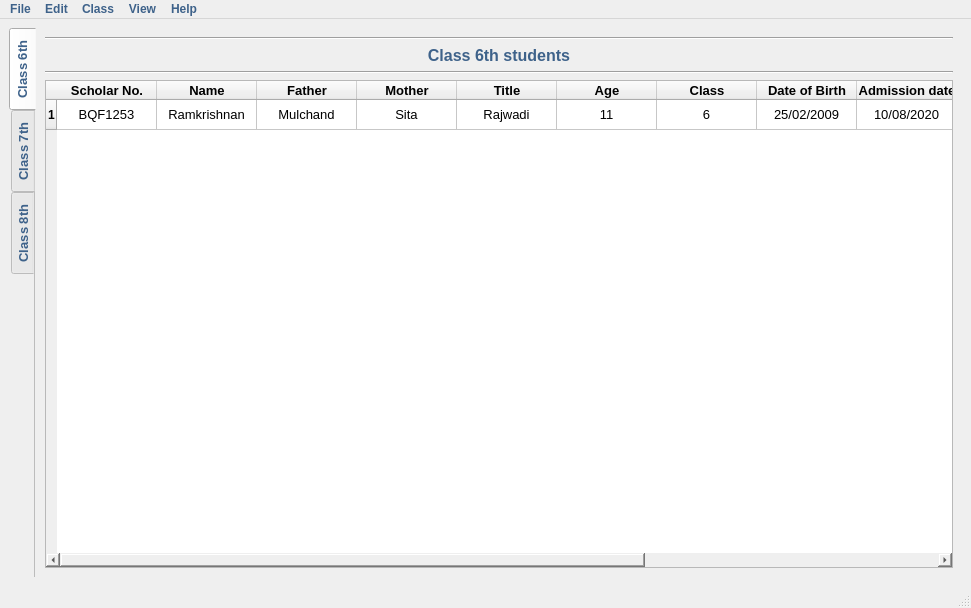
<?xml version="1.0" encoding="UTF-8"?>
<ui version="4.0">
 <class>MainWindow</class>
 <widget class="QMainWindow" name="MainWindow">
  <property name="windowModality">
   <enum>Qt::ApplicationModal</enum>
  </property>
  <property name="geometry">
   <rect>
    <x>0</x>
    <y>0</y>
    <width>971</width>
    <height>608</height>
   </rect>
  </property>
  <property name="minimumSize">
   <size>
    <width>500</width>
    <height>500</height>
   </size>
  </property>
  <property name="font">
   <font>
    <family>Segoe UI</family>
   </font>
  </property>
  <property name="mouseTracking">
   <bool>false</bool>
  </property>
  <property name="contextMenuPolicy">
   <enum>Qt::DefaultContextMenu</enum>
  </property>
  <property name="windowTitle">
   <string>M.P. School Result System</string>
  </property>
  <property name="statusTip">
   <string/>
  </property>
  <property name="styleSheet">
   <string notr="true"/>
  </property>
  <property name="toolButtonStyle">
   <enum>Qt::ToolButtonTextOnly</enum>
  </property>
  <property name="tabShape">
   <enum>QTabWidget::Rounded</enum>
  </property>
  <property name="dockOptions">
   <set>QMainWindow::AllowTabbedDocks|QMainWindow::AnimatedDocks</set>
  </property>
  <widget class="QWidget" name="centralwidget">
   <layout class="QHBoxLayout" name="horizontalLayout">
    <item>
     <widget class="QTabWidget" name="tabWidget">
      <property name="enabled">
       <bool>true</bool>
      </property>
      <property name="sizePolicy">
       <sizepolicy hsizetype="Expanding" vsizetype="Expanding">
        <horstretch>0</horstretch>
        <verstretch>0</verstretch>
       </sizepolicy>
      </property>
      <property name="font">
       <font>
        <family>Segoe UI</family>
        <pointsize>10</pointsize>
        <weight>75</weight>
        <bold>true</bold>
       </font>
      </property>
      <property name="cursor">
       <cursorShape>ArrowCursor</cursorShape>
      </property>
      <property name="focusPolicy">
       <enum>Qt::ClickFocus</enum>
      </property>
      <property name="contextMenuPolicy">
       <enum>Qt::ActionsContextMenu</enum>
      </property>
      <property name="acceptDrops">
       <bool>false</bool>
      </property>
      <property name="statusTip">
       <string/>
      </property>
      <property name="layoutDirection">
       <enum>Qt::LeftToRight</enum>
      </property>
      <property name="autoFillBackground">
       <bool>false</bool>
      </property>
      <property name="styleSheet">
       <string notr="true">color: rgb(62, 98, 138);
border-color: rgb(255, 198, 89);</string>
      </property>
      <property name="tabPosition">
       <enum>QTabWidget::West</enum>
      </property>
      <property name="tabShape">
       <enum>QTabWidget::Rounded</enum>
      </property>
      <property name="currentIndex">
       <number>0</number>
      </property>
      <property name="iconSize">
       <size>
        <width>20</width>
        <height>20</height>
       </size>
      </property>
      <property name="elideMode">
       <enum>Qt::ElideNone</enum>
      </property>
      <property name="usesScrollButtons">
       <bool>true</bool>
      </property>
      <property name="documentMode">
       <bool>true</bool>
      </property>
      <property name="tabsClosable">
       <bool>false</bool>
      </property>
      <property name="movable">
       <bool>false</bool>
      </property>
      <property name="tabBarAutoHide">
       <bool>false</bool>
      </property>
      <widget class="QWidget" name="c6">
       <attribute name="title">
        <string>Class 6th</string>
       </attribute>
       <layout class="QVBoxLayout" name="verticalLayout">
        <item>
         <widget class="Line" name="line">
          <property name="orientation">
           <enum>Qt::Horizontal</enum>
          </property>
         </widget>
        </item>
        <item>
         <widget class="QLabel" name="label">
          <property name="font">
           <font>
            <pointsize>12</pointsize>
            <weight>75</weight>
            <bold>true</bold>
           </font>
          </property>
          <property name="styleSheet">
           <string notr="true">color: rgb(62, 98, 138);</string>
          </property>
          <property name="text">
           <string>Class 6th students</string>
          </property>
          <property name="alignment">
           <set>Qt::AlignCenter</set>
          </property>
         </widget>
        </item>
        <item>
         <widget class="Line" name="line_2">
          <property name="orientation">
           <enum>Qt::Horizontal</enum>
          </property>
         </widget>
        </item>
        <item>
         <widget class="QTableWidget" name="tableWidget">
          <property name="font">
           <font>
            <pointsize>10</pointsize>
           </font>
          </property>
          <property name="cursor" stdset="0">
           <cursorShape>PointingHandCursor</cursorShape>
          </property>
          <property name="toolTip">
           <string>Click on student name to open his performance</string>
          </property>
          <property name="statusTip">
           <string/>
          </property>
          <property name="styleSheet">
           <string notr="true">color: rgb(0, 0, 0);</string>
          </property>
          <property name="frameShadow">
           <enum>QFrame::Sunken</enum>
          </property>
          <property name="lineWidth">
           <number>2</number>
          </property>
          <property name="midLineWidth">
           <number>2</number>
          </property>
          <property name="sizeAdjustPolicy">
           <enum>QAbstractScrollArea::AdjustToContents</enum>
          </property>
          <property name="editTriggers">
           <set>QAbstractItemView::NoEditTriggers</set>
          </property>
          <property name="alternatingRowColors">
           <bool>false</bool>
          </property>
          <property name="selectionBehavior">
           <enum>QAbstractItemView::SelectItems</enum>
          </property>
          <property name="textElideMode">
           <enum>Qt::ElideMiddle</enum>
          </property>
          <property name="verticalScrollMode">
           <enum>QAbstractItemView::ScrollPerItem</enum>
          </property>
          <property name="gridStyle">
           <enum>Qt::SolidLine</enum>
          </property>
          <property name="sortingEnabled">
           <bool>true</bool>
          </property>
          <row>
           <property name="text">
            <string>1</string>
           </property>
           <property name="font">
            <font>
             <weight>75</weight>
             <bold>true</bold>
            </font>
           </property>
           <property name="textAlignment">
            <set>AlignCenter</set>
           </property>
          </row>
          <column>
           <property name="text">
            <string>Scholar No.</string>
           </property>
           <property name="font">
            <font>
             <pointsize>10</pointsize>
             <weight>75</weight>
             <bold>true</bold>
            </font>
           </property>
           <property name="textAlignment">
            <set>AlignCenter</set>
           </property>
          </column>
          <column>
           <property name="text">
            <string>Name</string>
           </property>
           <property name="font">
            <font>
             <pointsize>10</pointsize>
             <weight>75</weight>
             <bold>true</bold>
            </font>
           </property>
           <property name="textAlignment">
            <set>AlignCenter</set>
           </property>
          </column>
          <column>
           <property name="text">
            <string>Father</string>
           </property>
           <property name="font">
            <font>
             <pointsize>10</pointsize>
             <weight>75</weight>
             <bold>true</bold>
            </font>
           </property>
           <property name="textAlignment">
            <set>AlignCenter</set>
           </property>
          </column>
          <column>
           <property name="text">
            <string>Mother</string>
           </property>
           <property name="font">
            <font>
             <pointsize>10</pointsize>
             <weight>75</weight>
             <bold>true</bold>
            </font>
           </property>
           <property name="textAlignment">
            <set>AlignCenter</set>
           </property>
          </column>
          <column>
           <property name="text">
            <string>Title</string>
           </property>
           <property name="font">
            <font>
             <pointsize>10</pointsize>
             <weight>75</weight>
             <bold>true</bold>
            </font>
           </property>
           <property name="textAlignment">
            <set>AlignCenter</set>
           </property>
          </column>
          <column>
           <property name="text">
            <string>Age</string>
           </property>
           <property name="font">
            <font>
             <pointsize>10</pointsize>
             <weight>75</weight>
             <bold>true</bold>
            </font>
           </property>
           <property name="textAlignment">
            <set>AlignCenter</set>
           </property>
          </column>
          <column>
           <property name="text">
            <string>Class</string>
           </property>
           <property name="font">
            <font>
             <pointsize>10</pointsize>
             <weight>75</weight>
             <bold>true</bold>
            </font>
           </property>
           <property name="textAlignment">
            <set>AlignCenter</set>
           </property>
          </column>
          <column>
           <property name="text">
            <string>Date of Birth</string>
           </property>
           <property name="font">
            <font>
             <pointsize>10</pointsize>
             <weight>75</weight>
             <bold>true</bold>
            </font>
           </property>
           <property name="textAlignment">
            <set>AlignCenter</set>
           </property>
          </column>
          <column>
           <property name="text">
            <string>Admission date</string>
           </property>
           <property name="font">
            <font>
             <pointsize>10</pointsize>
             <weight>75</weight>
             <bold>true</bold>
            </font>
           </property>
           <property name="textAlignment">
            <set>AlignCenter</set>
           </property>
          </column>
          <column>
           <property name="text">
            <string>Aadhar No.</string>
           </property>
           <property name="font">
            <font>
             <pointsize>10</pointsize>
             <weight>75</weight>
             <bold>true</bold>
            </font>
           </property>
           <property name="textAlignment">
            <set>AlignCenter</set>
           </property>
          </column>
          <column>
           <property name="text">
            <string>Samagra Id</string>
           </property>
           <property name="font">
            <font>
             <pointsize>10</pointsize>
             <weight>75</weight>
             <bold>true</bold>
            </font>
           </property>
           <property name="textAlignment">
            <set>AlignCenter</set>
           </property>
          </column>
          <column>
           <property name="text">
            <string>Grade</string>
           </property>
           <property name="font">
            <font>
             <pointsize>10</pointsize>
             <weight>75</weight>
             <bold>true</bold>
            </font>
           </property>
           <property name="textAlignment">
            <set>AlignCenter</set>
           </property>
          </column>
          <item row="0" column="0">
           <property name="text">
            <string>BQF1253</string>
           </property>
           <property name="textAlignment">
            <set>AlignCenter</set>
           </property>
          </item>
          <item row="0" column="1">
           <property name="text">
            <string>Ramkrishnan</string>
           </property>
           <property name="textAlignment">
            <set>AlignCenter</set>
           </property>
          </item>
          <item row="0" column="2">
           <property name="text">
            <string>Mulchand</string>
           </property>
           <property name="textAlignment">
            <set>AlignCenter</set>
           </property>
          </item>
          <item row="0" column="3">
           <property name="text">
            <string>Sita</string>
           </property>
           <property name="textAlignment">
            <set>AlignCenter</set>
           </property>
          </item>
          <item row="0" column="4">
           <property name="text">
            <string>Rajwadi</string>
           </property>
           <property name="textAlignment">
            <set>AlignCenter</set>
           </property>
          </item>
          <item row="0" column="5">
           <property name="text">
            <string>11</string>
           </property>
           <property name="textAlignment">
            <set>AlignCenter</set>
           </property>
          </item>
          <item row="0" column="6">
           <property name="text">
            <string>6</string>
           </property>
           <property name="textAlignment">
            <set>AlignCenter</set>
           </property>
          </item>
          <item row="0" column="7">
           <property name="text">
            <string>25/02/2009</string>
           </property>
           <property name="textAlignment">
            <set>AlignCenter</set>
           </property>
          </item>
          <item row="0" column="8">
           <property name="text">
            <string>10/08/2020</string>
           </property>
           <property name="textAlignment">
            <set>AlignCenter</set>
           </property>
          </item>
          <item row="0" column="9">
           <property name="text">
            <string>0000-0000-0000-0000</string>
           </property>
           <property name="textAlignment">
            <set>AlignCenter</set>
           </property>
          </item>
          <item row="0" column="10">
           <property name="text">
            <string>0000000</string>
           </property>
           <property name="textAlignment">
            <set>AlignCenter</set>
           </property>
          </item>
          <item row="0" column="11">
           <property name="text">
            <string>A</string>
           </property>
           <property name="textAlignment">
            <set>AlignCenter</set>
           </property>
          </item>
         </widget>
        </item>
       </layout>
      </widget>
      <widget class="QWidget" name="c7">
       <attribute name="title">
        <string>Class 7th</string>
       </attribute>
       <layout class="QVBoxLayout" name="verticalLayout_2">
        <item>
         <widget class="Line" name="line_3">
          <property name="orientation">
           <enum>Qt::Horizontal</enum>
          </property>
         </widget>
        </item>
        <item>
         <widget class="QLabel" name="label_2">
          <property name="font">
           <font>
            <pointsize>12</pointsize>
            <weight>75</weight>
            <bold>true</bold>
           </font>
          </property>
          <property name="styleSheet">
           <string notr="true">color: rgb(62, 98, 138);</string>
          </property>
          <property name="text">
           <string>Class 7th sutdents</string>
          </property>
          <property name="alignment">
           <set>Qt::AlignCenter</set>
          </property>
         </widget>
        </item>
        <item>
         <widget class="Line" name="line_4">
          <property name="orientation">
           <enum>Qt::Horizontal</enum>
          </property>
         </widget>
        </item>
        <item>
         <widget class="QTableWidget" name="tableWidget_2">
          <property name="font">
           <font>
            <pointsize>10</pointsize>
           </font>
          </property>
          <property name="cursor" stdset="0">
           <cursorShape>PointingHandCursor</cursorShape>
          </property>
          <property name="styleSheet">
           <string notr="true">color: rgb(0, 0, 0);</string>
          </property>
          <property name="editTriggers">
           <set>QAbstractItemView::NoEditTriggers</set>
          </property>
          <property name="selectionBehavior">
           <enum>QAbstractItemView::SelectItems</enum>
          </property>
          <property name="textElideMode">
           <enum>Qt::ElideMiddle</enum>
          </property>
          <property name="gridStyle">
           <enum>Qt::SolidLine</enum>
          </property>
          <property name="sortingEnabled">
           <bool>true</bool>
          </property>
          <row>
           <property name="text">
            <string>1</string>
           </property>
           <property name="textAlignment">
            <set>AlignCenter</set>
           </property>
          </row>
          <column>
           <property name="text">
            <string>Scholar No.</string>
           </property>
           <property name="font">
            <font>
             <pointsize>10</pointsize>
             <weight>75</weight>
             <bold>true</bold>
            </font>
           </property>
           <property name="textAlignment">
            <set>AlignCenter</set>
           </property>
          </column>
          <column>
           <property name="text">
            <string>Name</string>
           </property>
           <property name="font">
            <font>
             <pointsize>10</pointsize>
             <weight>75</weight>
             <bold>true</bold>
            </font>
           </property>
           <property name="textAlignment">
            <set>AlignCenter</set>
           </property>
          </column>
          <column>
           <property name="text">
            <string>Father</string>
           </property>
           <property name="font">
            <font>
             <pointsize>10</pointsize>
             <weight>75</weight>
             <bold>true</bold>
            </font>
           </property>
           <property name="textAlignment">
            <set>AlignCenter</set>
           </property>
          </column>
          <column>
           <property name="text">
            <string>Mother</string>
           </property>
           <property name="font">
            <font>
             <pointsize>10</pointsize>
             <weight>75</weight>
             <bold>true</bold>
            </font>
           </property>
           <property name="textAlignment">
            <set>AlignCenter</set>
           </property>
          </column>
          <column>
           <property name="text">
            <string>Title</string>
           </property>
           <property name="font">
            <font>
             <pointsize>10</pointsize>
             <weight>75</weight>
             <bold>true</bold>
            </font>
           </property>
           <property name="textAlignment">
            <set>AlignCenter</set>
           </property>
          </column>
          <column>
           <property name="text">
            <string>Age</string>
           </property>
           <property name="font">
            <font>
             <pointsize>10</pointsize>
             <weight>75</weight>
             <bold>true</bold>
            </font>
           </property>
           <property name="textAlignment">
            <set>AlignCenter</set>
           </property>
          </column>
          <column>
           <property name="text">
            <string>Class</string>
           </property>
           <property name="font">
            <font>
             <pointsize>10</pointsize>
             <weight>75</weight>
             <bold>true</bold>
            </font>
           </property>
           <property name="textAlignment">
            <set>AlignCenter</set>
           </property>
          </column>
          <column>
           <property name="text">
            <string>Date of Birth</string>
           </property>
           <property name="font">
            <font>
             <pointsize>10</pointsize>
             <weight>75</weight>
             <bold>true</bold>
            </font>
           </property>
           <property name="textAlignment">
            <set>AlignCenter</set>
           </property>
          </column>
          <column>
           <property name="text">
            <string>Admission date</string>
           </property>
           <property name="font">
            <font>
             <pointsize>10</pointsize>
             <weight>75</weight>
             <bold>true</bold>
            </font>
           </property>
           <property name="textAlignment">
            <set>AlignCenter</set>
           </property>
          </column>
          <column>
           <property name="text">
            <string>Aadhar No.</string>
           </property>
           <property name="font">
            <font>
             <pointsize>10</pointsize>
             <weight>75</weight>
             <bold>true</bold>
            </font>
           </property>
           <property name="textAlignment">
            <set>AlignCenter</set>
           </property>
          </column>
          <column>
           <property name="text">
            <string>Samagra Id</string>
           </property>
           <property name="font">
            <font>
             <pointsize>10</pointsize>
             <weight>75</weight>
             <bold>true</bold>
            </font>
           </property>
           <property name="textAlignment">
            <set>AlignCenter</set>
           </property>
          </column>
          <item row="0" column="0">
           <property name="text">
            <string>BQF1253</string>
           </property>
           <property name="textAlignment">
            <set>AlignCenter</set>
           </property>
          </item>
          <item row="0" column="1">
           <property name="text">
            <string>Ramkrishnan</string>
           </property>
           <property name="textAlignment">
            <set>AlignCenter</set>
           </property>
          </item>
          <item row="0" column="2">
           <property name="text">
            <string>Mulchand</string>
           </property>
           <property name="textAlignment">
            <set>AlignCenter</set>
           </property>
          </item>
          <item row="0" column="3">
           <property name="text">
            <string>Sita</string>
           </property>
           <property name="textAlignment">
            <set>AlignCenter</set>
           </property>
          </item>
          <item row="0" column="4">
           <property name="text">
            <string>Rajwadi</string>
           </property>
           <property name="textAlignment">
            <set>AlignCenter</set>
           </property>
          </item>
          <item row="0" column="5">
           <property name="text">
            <string>12</string>
           </property>
           <property name="textAlignment">
            <set>AlignCenter</set>
           </property>
          </item>
          <item row="0" column="6">
           <property name="text">
            <string>7</string>
           </property>
           <property name="textAlignment">
            <set>AlignCenter</set>
           </property>
          </item>
          <item row="0" column="7">
           <property name="text">
            <string>25/02/2009</string>
           </property>
           <property name="textAlignment">
            <set>AlignCenter</set>
           </property>
          </item>
          <item row="0" column="8">
           <property name="text">
            <string>10/08/2020</string>
           </property>
           <property name="textAlignment">
            <set>AlignCenter</set>
           </property>
          </item>
          <item row="0" column="9">
           <property name="text">
            <string>0000-0000-0000-0000</string>
           </property>
           <property name="textAlignment">
            <set>AlignCenter</set>
           </property>
          </item>
          <item row="0" column="10">
           <property name="text">
            <string>0000000</string>
           </property>
           <property name="textAlignment">
            <set>AlignCenter</set>
           </property>
          </item>
         </widget>
        </item>
       </layout>
      </widget>
      <widget class="QWidget" name="c8">
       <attribute name="title">
        <string>Class 8th</string>
       </attribute>
       <layout class="QVBoxLayout" name="verticalLayout_3">
        <item>
         <widget class="Line" name="line_6">
          <property name="orientation">
           <enum>Qt::Horizontal</enum>
          </property>
         </widget>
        </item>
        <item>
         <widget class="QLabel" name="label_3">
          <property name="font">
           <font>
            <pointsize>12</pointsize>
            <weight>75</weight>
            <bold>true</bold>
           </font>
          </property>
          <property name="styleSheet">
           <string notr="true">color: rgb(62, 98, 138);</string>
          </property>
          <property name="text">
           <string>Class 8th sutdents</string>
          </property>
          <property name="alignment">
           <set>Qt::AlignCenter</set>
          </property>
         </widget>
        </item>
        <item>
         <widget class="Line" name="line_5">
          <property name="orientation">
           <enum>Qt::Horizontal</enum>
          </property>
         </widget>
        </item>
        <item>
         <widget class="QTableWidget" name="tableWidget_3">
          <property name="font">
           <font>
            <pointsize>10</pointsize>
           </font>
          </property>
          <property name="cursor" stdset="0">
           <cursorShape>PointingHandCursor</cursorShape>
          </property>
          <property name="styleSheet">
           <string notr="true">color: rgb(0, 0, 0);</string>
          </property>
          <property name="editTriggers">
           <set>QAbstractItemView::NoEditTriggers</set>
          </property>
          <property name="selectionBehavior">
           <enum>QAbstractItemView::SelectItems</enum>
          </property>
          <property name="textElideMode">
           <enum>Qt::ElideMiddle</enum>
          </property>
          <property name="gridStyle">
           <enum>Qt::SolidLine</enum>
          </property>
          <property name="sortingEnabled">
           <bool>true</bool>
          </property>
          <property name="cornerButtonEnabled">
           <bool>false</bool>
          </property>
          <row>
           <property name="text">
            <string>1</string>
           </property>
           <property name="textAlignment">
            <set>AlignCenter</set>
           </property>
          </row>
          <column>
           <property name="text">
            <string>Scholar No.</string>
           </property>
           <property name="font">
            <font>
             <pointsize>10</pointsize>
             <weight>75</weight>
             <bold>true</bold>
            </font>
           </property>
           <property name="textAlignment">
            <set>AlignCenter</set>
           </property>
          </column>
          <column>
           <property name="text">
            <string>Name</string>
           </property>
           <property name="font">
            <font>
             <pointsize>10</pointsize>
             <weight>75</weight>
             <bold>true</bold>
            </font>
           </property>
           <property name="textAlignment">
            <set>AlignCenter</set>
           </property>
          </column>
          <column>
           <property name="text">
            <string>Father</string>
           </property>
           <property name="font">
            <font>
             <pointsize>10</pointsize>
             <weight>75</weight>
             <bold>true</bold>
            </font>
           </property>
           <property name="textAlignment">
            <set>AlignCenter</set>
           </property>
          </column>
          <column>
           <property name="text">
            <string>Mother</string>
           </property>
           <property name="font">
            <font>
             <pointsize>10</pointsize>
             <weight>75</weight>
             <bold>true</bold>
            </font>
           </property>
           <property name="textAlignment">
            <set>AlignCenter</set>
           </property>
          </column>
          <column>
           <property name="text">
            <string>Title</string>
           </property>
           <property name="font">
            <font>
             <pointsize>10</pointsize>
             <weight>75</weight>
             <bold>true</bold>
            </font>
           </property>
           <property name="textAlignment">
            <set>AlignCenter</set>
           </property>
          </column>
          <column>
           <property name="text">
            <string>Age</string>
           </property>
           <property name="font">
            <font>
             <pointsize>10</pointsize>
             <weight>75</weight>
             <bold>true</bold>
            </font>
           </property>
           <property name="textAlignment">
            <set>AlignCenter</set>
           </property>
          </column>
          <column>
           <property name="text">
            <string>Class</string>
           </property>
           <property name="font">
            <font>
             <pointsize>10</pointsize>
             <weight>75</weight>
             <bold>true</bold>
            </font>
           </property>
           <property name="textAlignment">
            <set>AlignCenter</set>
           </property>
          </column>
          <column>
           <property name="text">
            <string>Date of Birth</string>
           </property>
           <property name="font">
            <font>
             <pointsize>10</pointsize>
             <weight>75</weight>
             <bold>true</bold>
            </font>
           </property>
           <property name="textAlignment">
            <set>AlignCenter</set>
           </property>
          </column>
          <column>
           <property name="text">
            <string>Admission date</string>
           </property>
           <property name="font">
            <font>
             <pointsize>10</pointsize>
             <weight>75</weight>
             <bold>true</bold>
            </font>
           </property>
           <property name="textAlignment">
            <set>AlignCenter</set>
           </property>
          </column>
          <column>
           <property name="text">
            <string>Aadhar No.</string>
           </property>
           <property name="font">
            <font>
             <pointsize>10</pointsize>
             <weight>75</weight>
             <bold>true</bold>
            </font>
           </property>
           <property name="textAlignment">
            <set>AlignCenter</set>
           </property>
          </column>
          <column>
           <property name="text">
            <string>Samagra Id</string>
           </property>
           <property name="font">
            <font>
             <pointsize>10</pointsize>
             <weight>75</weight>
             <bold>true</bold>
            </font>
           </property>
           <property name="textAlignment">
            <set>AlignCenter</set>
           </property>
          </column>
          <item row="0" column="0">
           <property name="text">
            <string>BQF1253</string>
           </property>
           <property name="textAlignment">
            <set>AlignCenter</set>
           </property>
          </item>
          <item row="0" column="1">
           <property name="text">
            <string>Ramkrishnan</string>
           </property>
           <property name="textAlignment">
            <set>AlignCenter</set>
           </property>
          </item>
          <item row="0" column="2">
           <property name="text">
            <string>Mulchand</string>
           </property>
           <property name="textAlignment">
            <set>AlignCenter</set>
           </property>
          </item>
          <item row="0" column="3">
           <property name="text">
            <string>Sita</string>
           </property>
           <property name="textAlignment">
            <set>AlignCenter</set>
           </property>
          </item>
          <item row="0" column="4">
           <property name="text">
            <string>Rajwadi</string>
           </property>
           <property name="textAlignment">
            <set>AlignCenter</set>
           </property>
          </item>
          <item row="0" column="5">
           <property name="text">
            <string>14</string>
           </property>
           <property name="textAlignment">
            <set>AlignCenter</set>
           </property>
          </item>
          <item row="0" column="6">
           <property name="text">
            <string>8</string>
           </property>
           <property name="textAlignment">
            <set>AlignCenter</set>
           </property>
          </item>
          <item row="0" column="7">
           <property name="text">
            <string>25/02/2009</string>
           </property>
           <property name="textAlignment">
            <set>AlignCenter</set>
           </property>
          </item>
          <item row="0" column="8">
           <property name="text">
            <string>10/08/2020</string>
           </property>
           <property name="textAlignment">
            <set>AlignCenter</set>
           </property>
          </item>
          <item row="0" column="9">
           <property name="text">
            <string>0000-0000-0000-0000</string>
           </property>
           <property name="textAlignment">
            <set>AlignCenter</set>
           </property>
          </item>
          <item row="0" column="10">
           <property name="text">
            <string>0000000</string>
           </property>
           <property name="textAlignment">
            <set>AlignCenter</set>
           </property>
          </item>
         </widget>
        </item>
       </layout>
      </widget>
     </widget>
    </item>
   </layout>
  </widget>
  <widget class="QMenuBar" name="menubar">
   <property name="geometry">
    <rect>
     <x>0</x>
     <y>0</y>
     <width>971</width>
     <height>26</height>
    </rect>
   </property>
   <property name="font">
    <font>
     <weight>75</weight>
     <bold>true</bold>
    </font>
   </property>
   <property name="contextMenuPolicy">
    <enum>Qt::ActionsContextMenu</enum>
   </property>
   <property name="layoutDirection">
    <enum>Qt::LeftToRight</enum>
   </property>
   <property name="styleSheet">
    <string notr="true">color: rgb(62, 98, 138);</string>
   </property>
   <property name="defaultUp">
    <bool>false</bool>
   </property>
   <property name="nativeMenuBar">
    <bool>true</bool>
   </property>
   <widget class="QMenu" name="menuFile">
    <property name="geometry">
     <rect>
      <x>270</x>
      <y>153</y>
      <width>159</width>
      <height>159</height>
     </rect>
    </property>
    <property name="layoutDirection">
     <enum>Qt::LeftToRight</enum>
    </property>
    <property name="title">
     <string>File</string>
    </property>
    <addaction name="actionExport"/>
    <addaction name="actionPrint"/>
    <addaction name="actionSend"/>
    <addaction name="separator"/>
    <addaction name="actionExit"/>
   </widget>
   <widget class="QMenu" name="menuEdit">
    <property name="title">
     <string>Edit</string>
    </property>
    <addaction name="actionUndo"/>
    <addaction name="actionRedu"/>
    <addaction name="actionFind"/>
   </widget>
   <widget class="QMenu" name="menuView">
    <property name="title">
     <string>Class</string>
    </property>
    <addaction name="action6th"/>
    <addaction name="action7th"/>
    <addaction name="action8th"/>
   </widget>
   <widget class="QMenu" name="menuView_2">
    <property name="title">
     <string>View</string>
    </property>
    <addaction name="actionFullscreen"/>
    <addaction name="actionZoom"/>
   </widget>
   <widget class="QMenu" name="menuHelp">
    <property name="title">
     <string>Help</string>
    </property>
    <addaction name="actionSoftware_Help"/>
    <addaction name="actionContact_Us"/>
    <addaction name="actionFeedback"/>
    <addaction name="actionAbout_the_software"/>
   </widget>
   <addaction name="menuFile"/>
   <addaction name="menuEdit"/>
   <addaction name="menuView"/>
   <addaction name="menuView_2"/>
   <addaction name="menuHelp"/>
  </widget>
  <widget class="QStatusBar" name="statusBar"/>
  <action name="actionExport">
   <property name="text">
    <string>Export</string>
   </property>
  </action>
  <action name="actionPrint">
   <property name="text">
    <string>Print</string>
   </property>
   <property name="shortcut">
    <string>Ctrl+P</string>
   </property>
  </action>
  <action name="actionSend">
   <property name="text">
    <string>Send</string>
   </property>
  </action>
  <action name="actionExit">
   <property name="text">
    <string>Exit</string>
   </property>
   <property name="menuRole">
    <enum>QAction::QuitRole</enum>
   </property>
  </action>
  <action name="actionUndo">
   <property name="text">
    <string>Undo</string>
   </property>
   <property name="shortcut">
    <string>Ctrl+Z</string>
   </property>
   <property name="menuRole">
    <enum>QAction::ApplicationSpecificRole</enum>
   </property>
  </action>
  <action name="actionRedu">
   <property name="text">
    <string>Redu</string>
   </property>
   <property name="shortcut">
    <string>Ctrl+Shift+Z</string>
   </property>
  </action>
  <action name="actionFind">
   <property name="text">
    <string>Find</string>
   </property>
   <property name="shortcut">
    <string>Ctrl+F</string>
   </property>
  </action>
  <action name="action6th">
   <property name="text">
    <string>6th</string>
   </property>
  </action>
  <action name="action7th">
   <property name="text">
    <string>7th</string>
   </property>
  </action>
  <action name="action8th">
   <property name="text">
    <string>8th</string>
   </property>
  </action>
  <action name="actionFullscreen">
   <property name="text">
    <string>Fullscreen</string>
   </property>
   <property name="statusTip">
    <string>Click to view the content in full screen, Press &quot;Esc&quot; to exit fullscreen</string>
   </property>
   <property name="shortcut">
    <string>F11</string>
   </property>
   <property name="menuRole">
    <enum>QAction::NoRole</enum>
   </property>
  </action>
  <action name="actionZoom">
   <property name="text">
    <string>Zoom</string>
   </property>
   <property name="shortcut">
    <string>Ctrl++</string>
   </property>
  </action>
  <action name="actionSoftware_Help">
   <property name="text">
    <string>Software Help</string>
   </property>
  </action>
  <action name="actionContact_Us">
   <property name="text">
    <string>Contact Us</string>
   </property>
  </action>
  <action name="actionFeedback">
   <property name="text">
    <string>Feedback</string>
   </property>
  </action>
  <action name="actionAbout_the_software">
   <property name="text">
    <string>About the software</string>
   </property>
  </action>
 </widget>
 <resources/>
 <connections>
  <connection>
   <sender>actionExit</sender>
   <signal>triggered(bool)</signal>
   <receiver>MainWindow</receiver>
   <slot>close()</slot>
   <hints>
    <hint type="sourcelabel">
     <x>-1</x>
     <y>-1</y>
    </hint>
    <hint type="destinationlabel">
     <x>485</x>
     <y>303</y>
    </hint>
   </hints>
  </connection>
  <connection>
   <sender>actionFullscreen</sender>
   <signal>triggered(bool)</signal>
   <receiver>MainWindow</receiver>
   <slot>showFullScreen()</slot>
   <hints>
    <hint type="sourcelabel">
     <x>-1</x>
     <y>-1</y>
    </hint>
    <hint type="destinationlabel">
     <x>485</x>
     <y>303</y>
    </hint>
   </hints>
  </connection>
 </connections>
</ui>
